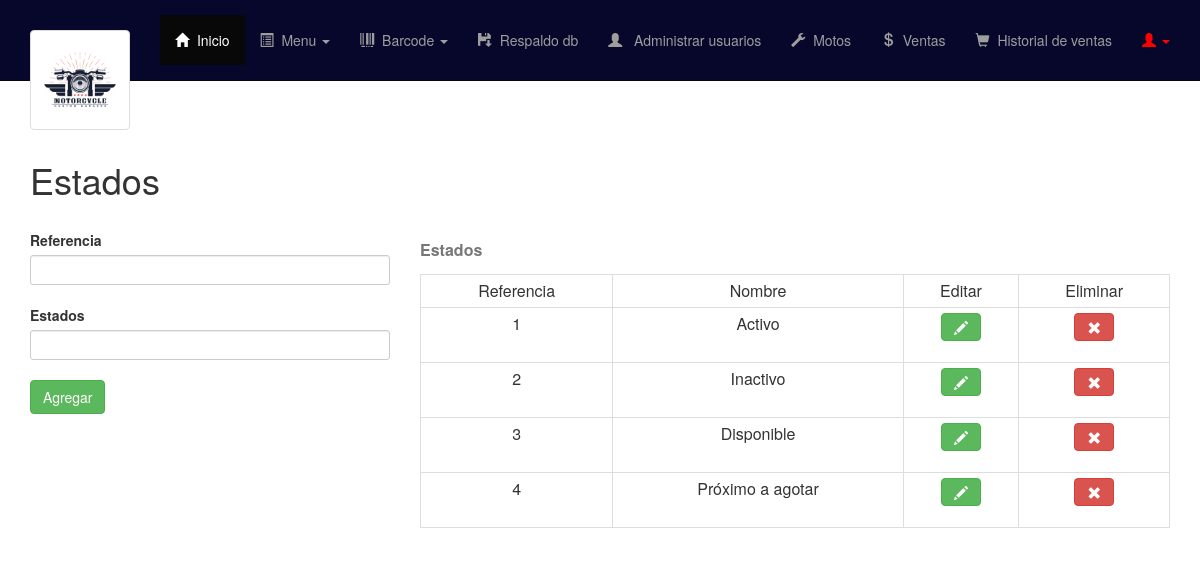
The app's page /vist/admin/estado.php (signed in) with its own data.
### tables this page shows
CREATE TABLE `estado` (
  `id_estado` int(11) NOT NULL,
  `estados` varchar(25) NOT NULL
);

### vist/admin/tabla_estado.php (the view, shortened to what this page needs)
<?php
    $db = new Database();
    $conectar= $db->conectar();
    $consul=$conectar->prepare("SELECT * From estado");
    $consul->execute();
?>
    <table class="table table-hover table-condensed table-bordered" style="text-align: center;">
	<caption><label>Estados</label></caption>
	<tr>
        <td>Referencia</td>
		<td>Nombre</td>
		<td>Editar</td>
		<td>Eliminar</td>
	</tr>
	<?php foreach($consul as $produ) {
        ?>
	<tr>
		<td><?php echo $produ['id_estado']; ?></td>
		<td><?php echo $produ['estados']; ?></td>
		<td>
        <form method="get" action="actuaestado.php">
        <button type="submit" data-toggle="modal" data-target="#abremodalUpdateArticulo" class="btn btn-success btn-s">
				<span class="glyphicon glyphicon-pencil"></span>
        </button>
        </form>
		</td>
		<td>
        <form method="post" action="eliminare.php" >
			<button type="submit" class="btn btn-danger btn-s" onclick="return ConfirmDelete()" >
				<span class="glyphicon glyphicon-remove"></span>
            </button>
			</form>
		</td>
	</tr>
<?php } ?>
</table>

### controller/styles/menu.css (style rules this page uses)
html,body { height:100%; padding-top:70px; }

### records on screen
estado: id_estado "1", estados "Activo"
estado: id_estado "2", estados "Inactivo"
estado: id_estado "3", estados "Disponible"
estado: id_estado "4", estados "Próximo a agotar"
